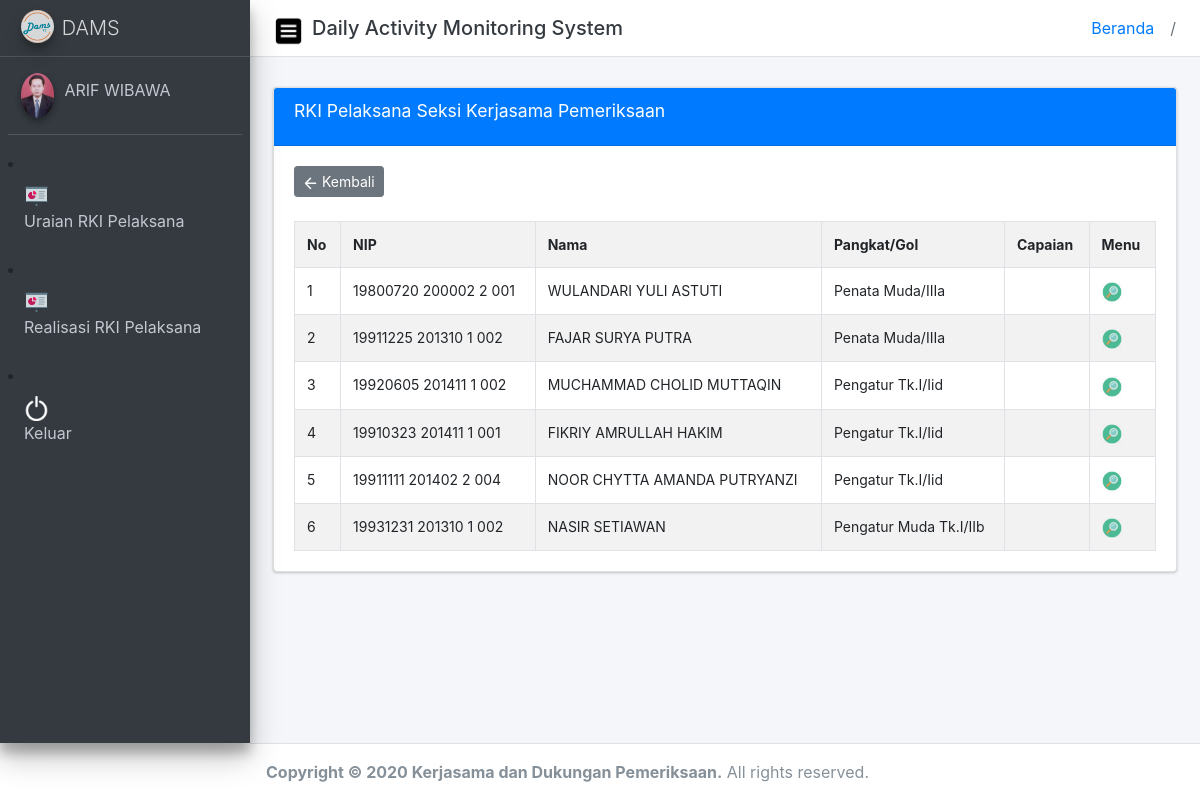
/dams.php?module=rki_pelaksana (signed in), run on the app's committed database.
### tables this page shows
CREATE TABLE `pegawai` (
  `id_peg` int(2) NOT NULL,
  `nip9` varchar(10) NOT NULL,
  `nip18` varchar(25) NOT NULL,
  `nama` varchar(50) NOT NULL,
  `panggil` varchar(20) NOT NULL,
  `panggol` varchar(30) NOT NULL,
  `id_sie` int(2) NOT NULL,
  `motivasi` text NOT NULL,
  `email` varchar(50) NOT NULL,
  `wa` text NOT NULL,
  `pass` varchar(10) NOT NULL,
  `gambar` varchar(50) NOT NULL,
  `jabatan` varchar(20) NOT NULL,
  `jenis_user` varchar(30) NOT NULL,
  `status` varchar(2) NOT NULL
);

CREATE TABLE `id_seksi` (
  `id_sie` int(1) NOT NULL,
  `seksi` varchar(255) NOT NULL,
  `subdit` varchar(255) NOT NULL
);

### module/r_pelaksana/view.php (the view, shortened to what this page needs)
<?php
$query = "select * from id_seksi where id_sie ='$seksi'";
$run = mysqli_query($konek,$query);
$data = mysqli_fetch_array($run);
?>
    <section class="content">
      <div class="container-fluid">
        <div class="row">
          <div class="col-md-12">
            <div class="card card-primary">
              <div class="card-header">
                <h3 class="card-title">RKI Pelaksana <?php echo $data['seksi']; ?></h3>
              </div>
              <div class="card-body">
                  <div class="text-left">
					<a href="?module=rki_pelaksana" class="btn btn-sm btn-secondary">
					<img src="img/back2.png" width="15" height="15">
                      Kembali
                    </a>
                  </div>
				  <br>
			  <?php
			  $query2 = "select * from pegawai where id_sie ='$seksi' and jabatan = 'Pelaksana'";
			  $run2 = mysqli_query($konek,$query2);
			  ?>
			  <table id="example1" class="table table-bordered table-striped form-control-sm">
				<tr><th>No</th>
					<th>NIP</th>
					<th>Nama</th>
					<th>Pangkat/Gol</th>
					<th>Capaian</th>
					<th>Menu</th>
				</tr>
				<?php
				$no = 1;
				while($data1 = mysqli_fetch_array($run2))
				{
				?>
					<tr><td><?php echo $no; ?></td>
						<td><?php echo $data1['nip18']; ?></td>
						<td><?php echo $data1['nama']; ?></td>
						<td><?php echo $data1['panggol']; ?></td>
						<td><?php echo $data1['indikator']; ?></td>
						<td><a title="Edit" href="?module=view_rpelaksana&id=<?php echo $data1['id_peg']; ?>"><img src="img/look.png" height="20" width="20"></a>
						</td>
					</tr>
				<?php
				$no++;
				}
				?>
			  </table>
              </div>
            </div>
            </div>
          </div>
        </div>
      </div>

### dams.php (shortened to what this page needs)
<!DOCTYPE html>
<?php
include("conn.php");
$user = $_SESSION['nip9'];
$query = "select * from pegawai where nip9 = '$user'";
$run =mysqli_query($konek,$query);
$data=mysqli_fetch_array($run);
$seksi = $data['id_sie'];
$nama = $data['nama'];
if($user=="000000001")
{
	$jabatan = "Kepala";
}
else if($user=="000000002")
{
	$jabatan = "";
}
else
{
	$jabatan = $data['jabatan'];
}
$gambar = $data['gambar'];
?>
<html>
<head>
  <link rel="stylesheet" type="text/css" href="css/all.min.css">
  <link rel="stylesheet" href="css/adminlte.min.css">
  <link rel="stylesheet" href="css/fullcalendar.css">
  <link rel="stylesheet" href="css/bootstrap.css">
  <link rel="stylesheet" href="css/dataTables.bootstrap4.css">
  <link rel="stylesheet" href="css/bootstrap-datepicker.min.css">
  <link rel="stylesheet" href="css/bootstrap-datepicker.css">
  <link rel="stylesheet" href="css/icheck-bootstrap.min.css">
  <link rel="stylesheet" href="css/bootstrap-colorpicker.min.css">
  <link rel="stylesheet" href="css/tempusdominus-bootstrap-4.min.css">
  <link rel="stylesheet" href="css/jqvmap.min.css">
  <link rel="stylesheet" href="css/OverlayScrollbars.min.css">
  <link rel="stylesheet" href="css/select2.min.css">
  <link rel="stylesheet" href="css/select2-bootstrap4.min.css">
  <link rel="stylesheet" href="css/bootstrap-duallistbox.min.css">
  <link rel="stylesheet" href="css/summernote-bs4.css">
</head>
<body class="hold-transition sidebar-mini">
<div class="wrapper">
  <nav class="main-header navbar navbar-expand navbar-white navbar-light">
    <ul class="navbar-nav">
      <li class="nav-item">
        <a class="nav-link" data-widget="pushmenu" href="#"><img src="img/sidebar.png" width="30px" height="30px"></a>
      </li>
    </ul>
	 <div class="row">
          <div class="col-sm-12">
            <h5 class="m-0 text-dark">Daily Activity Monitoring System</h5>
          </div>
     </div>
	<?php
		include("breadcrumb.php");
	?>
    <ul class="navbar-nav ml-auto">
        <li class="breadcrumb-item"><a href="#">Beranda</a></li>
        <li class="breadcrumb-item active"><?php echo $bc;?></li>
    </ul>
  </nav>
  <aside class="main-sidebar sidebar-dark-primary elevation-4">
    <a href="" class="brand-link">
      <img src="img/dams1.png"
           alt="Dams Logo"
           class="brand-image img-circle elevation-3"
           style="opacity: .8">
      <span class="brand-text font-weight-light">DAMS</span>
    </a>
    <div class="sidebar">
      <div class="user-panel mt-3 pb-3 mb-3 d-flex">
        <div class="image">
          <img src="img/<?php echo $gambar; ?>" class="img-circle elevation-2" alt="User Image">
        </div>
        <div class="info">
          <a href="?module=profil" class="d-block"><?php echo substr($nama,0,15); ?></a>
        </div>
      </div>
		  <?php
		  if($jabatan == "Kepala")
		  {
		  ?>
          <li class="nav-item">
            <a href="?module=rki_pelaksana" class="nav-link">
              <img src="img/rko.png" width="25" height="25">
              <p>
                Uraian RKI Pelaksana
              </p>
            </a>
          </li>
          <li class="nav-item">
            <a href="?module=realisasi_pelaksana" class="nav-link">
              <img src="img/rko.png" width="25" height="25">
              <p>
                Realisasi RKI Pelaksana
              </p>
            </a>
          </li>
	       <?php }?>
          <li class="nav-item">
            <a href="logout.php" class="nav-link">
              <img src="img/7.png" width="25" height="25">
              <p>
                Keluar
              </p>
            </a>
          </li>
    </div>
  </aside>
  <div class="content-wrapper">
  <section class="content-header">
    </section>
    <section class="content">
	<?php
		include("content.php");
	?>
  </div>
  <footer class="main-footer">
    <strong>Copyright &copy; 2020 Kerjasama dan Dukungan Pemeriksaan.</strong> All rights
    reserved.
  </footer>
</body>
</html>

### content.php (shortened to what this page needs)
<?php
$module = $_GET['module'];
if($module=='rki_pelaksana')
{
	include"module/r_pelaksana/view.php";
}
?>

### data on the page
pegawai: gambar (picture), nama "ARIF WIBAWA"
id_seksi: seksi "Seksi Kerjasama Pemeriksaan"
pegawai: nip18 "19800720 200002 2 001", nama "WULANDARI YULI ASTUTI", panggol "Penata Muda/IIIa"
pegawai: nip18 "19911225 201310 1 002", nama "FAJAR SURYA PUTRA", panggol "Penata Muda/IIIa"
pegawai: nip18 "19920605 201411 1 002", nama "MUCHAMMAD CHOLID MUTTAQIN", panggol "Pengatur Tk.I/Iid"
pegawai: nip18 "19910323 201411 1 001", nama "FIKRIY AMRULLAH HAKIM", panggol "Pengatur Tk.I/Iid"
pegawai: nip18 "19911111 201402 2 004", nama "NOOR CHYTTA AMANDA PUTRYANZI", panggol "Pengatur Tk.I/Iid"
pegawai: nip18 "19931231 201310 1 002", nama "NASIR SETIAWAN", panggol "Pengatur Muda Tk.I/IIb"
